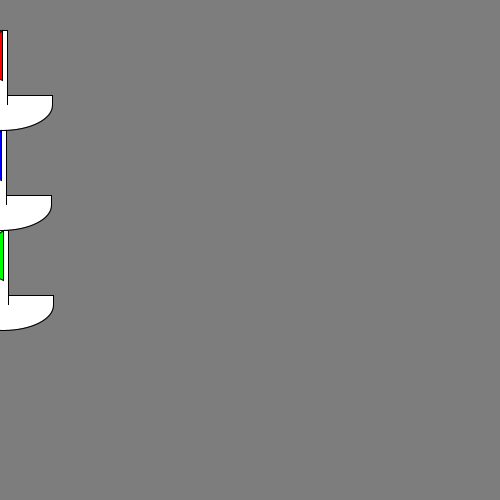
Frame 1 (no input)
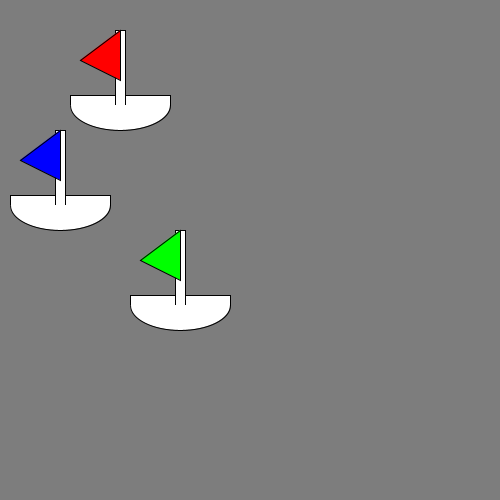
Frame 60 (the mouse pressed at the canvas centre just before this capture)
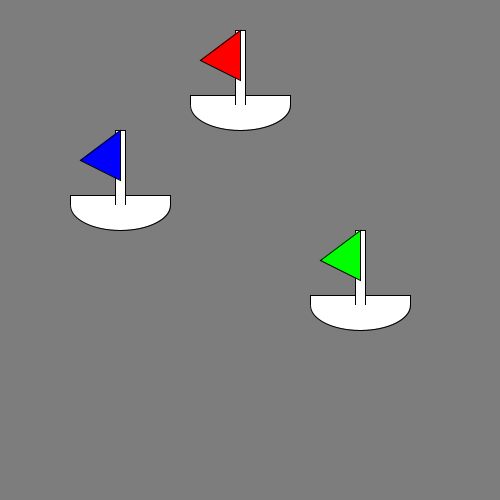
Frame 120 (the mouse held since frame 60 and released just before this capture)

The Processing sketch that drew these frames (run headless with seeded random() and noise(); from frame 60 on, the mouse is pressed at the canvas centre):

// Processing sketch: demo8_BoatRaceOOP
// ── demo8_BoatRaceOOP.pde
Boat boat1;
Boat boat2;
Boat boat3;

class Boat {
  String teamName;
  color c;
  float xpos;
  float ypos;
  float xspeed;
  int lapCount;
  
  
  Boat(String tempName, color tempC, float tempX, float tempY, float tempXspeed){
    teamName = tempName;
    c = tempC;
    xpos = tempX;
    ypos = tempY;
    xspeed = tempXspeed;
    lapCount = 1;
  }
  
  void display() {
    fill(255);
    rect(xpos, ypos, 100, 10);
    rect(xpos, ypos-30, 10, 80);
    arc(xpos, ypos+5, 100, 50, 0, PI, OPEN);
    fill(c);
    triangle(xpos, ypos-70, xpos-40, ypos-40, xpos, ypos-20);
  }
  
  void move() {
    xpos += xspeed;
    if (xpos > width + 50){
      ypos = round(random(100, 500));
      xpos = -50;
      xspeed = round(random(1,8));
      lapCount++;
      println(teamName + " is on lap #" + lapCount);
    }
  }
}

void setup(){
  size(500, 500);
  boat1 = new Boat("red team", color(255,0,0), 0, 100, 2); 
  boat2 = new Boat("green team", color(0,255,0), 0, 300, 3);
  boat3 = new Boat("blue team", color(0,0,255), 0, 200, 1);
  rectMode(CENTER);
}

void draw(){
  background(125);
  boat1.move();
  boat2.move();
  boat3.move();
  boat1.display();
  boat2.display();
  boat3.display();
}


  
  
  
